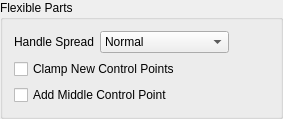
        <widget class="QGroupBox" name="FlexiblePartsGroup">
         <property name="title">
          <string>Flexible Parts</string>
         </property>
         <layout class="QGridLayout" name="FlexiblePartsLayout">
          <item row="0" column="0">
           <widget class="QLabel" name="FlexSpreadModeLabel">
            <property name="toolTip">
             <string>Choose how the spread handles of control points shape hoses and other flexible parts: normal lets the least bending choose every handle, distributed weight keeps the spread you drag at its point and refits the other handles to keep the part length.</string>
            </property>
            <property name="text">
             <string>Handle Spread</string>
            </property>
            <property name="buddy">
             <cstring>FlexSpreadMode</cstring>
            </property>
           </widget>
          </item>
          <item row="0" column="1">
           <widget class="QComboBox" name="FlexSpreadMode">
            <property name="accessibleName">
             <string>Handle Spread</string>
            </property>
            <property name="toolTip">
             <string>Choose how the spread handles of control points shape hoses and other flexible parts: normal lets the least bending choose every handle, distributed weight keeps the spread you drag at its point and refits the other handles to keep the part length.</string>
            </property>
            <item>
             <property name="text">
              <string>Normal</string>
             </property>
            </item>
            <item>
             <property name="text">
              <string>Distributed weight</string>
             </property>
            </item>
           </widget>
          </item>
          <item row="1" column="0" colspan="2">
           <widget class="QCheckBox" name="FlexClampNewControlPoints">
            <property name="toolTip">
             <string>Start new middle control points with Clamp Tangent turned on. Clamp Tangent can still be turned off from the view context menu.</string>
            </property>
            <property name="text">
             <string>Clamp New Control Points</string>
            </property>
           </widget>
          </item>
          <item row="2" column="0" colspan="2">
           <widget class="QCheckBox" name="FlexMiddleControlPoint">
            <property name="toolTip">
             <string>Give newly inserted flexible parts a control point halfway along their path.</string>
            </property>
            <property name="text">
             <string>Add Middle Control Point</string>
            </property>
           </widget>
          </item>
          <item row="0" column="2">
           <spacer name="FlexiblePartsSpacer">
            <property name="orientation">
             <enum>Qt::Horizontal</enum>
            </property>
            <property name="sizeHint" stdset="0">
             <size>
              <width>40</width>
              <height>20</height>
             </size>
            </property>
           </spacer>
          </item>
         </layout>
        </widget>
